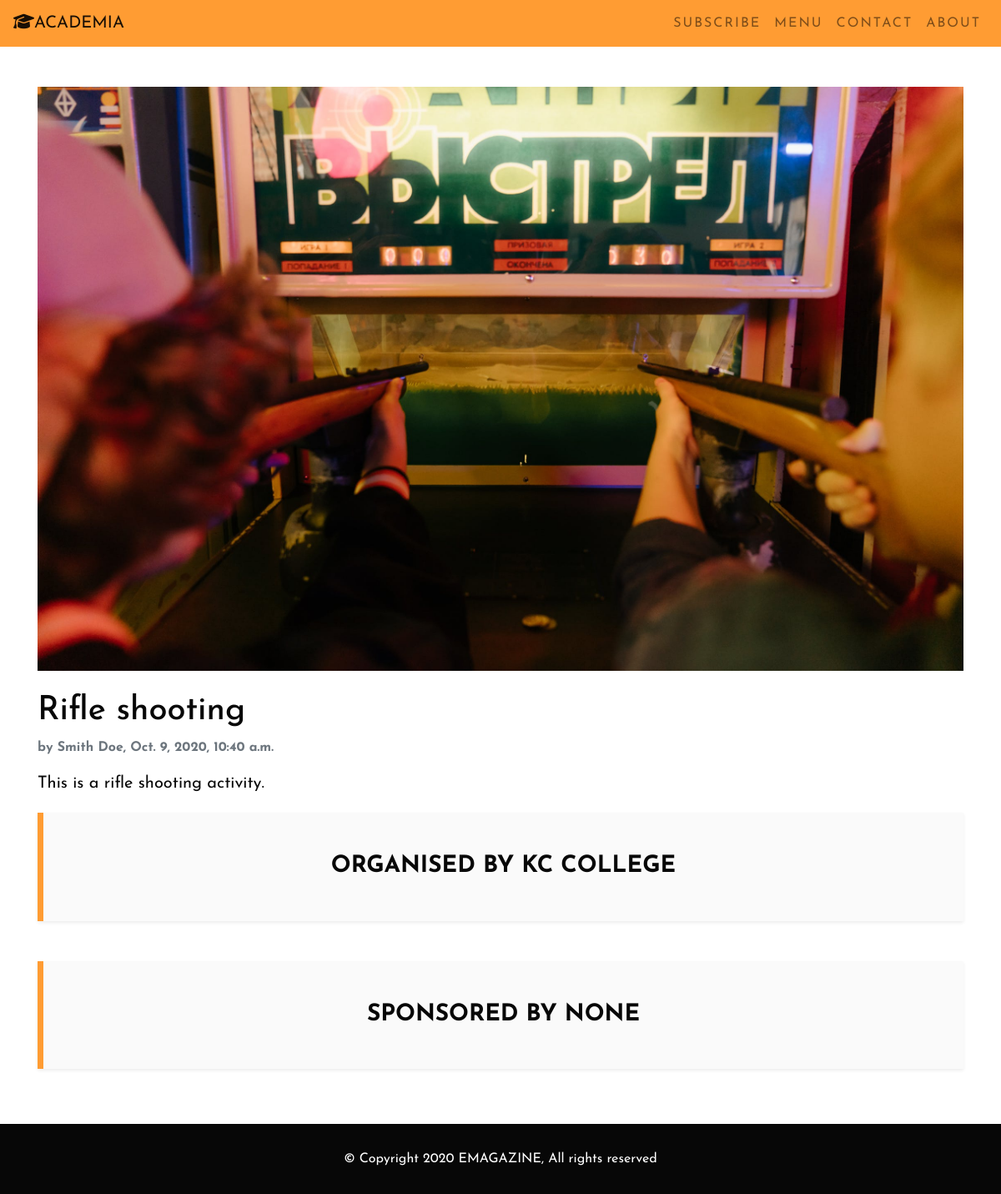
The page /events/3 on the database its author committed.
### EMAG_APP/models.py (models this page shows, shortened)
class Event(models.Model):
    user_id = models.ForeignKey(
        to=User, on_delete=models.CASCADE, null=True, related_name='events')
    event_title = models.CharField(
        max_length=755, null=False, blank=False, unique=True)
    event_category = models.CharField(
        null=False, blank=False, max_length=400, choices=EVENT_CHOICES)
    event_tags = models.CharField(max_length=400, null=True, blank=True)
    organised_by = models.CharField(max_length=1000, null=True, blank=True)
    sponsored_by = models.CharField(max_length=1000, null=True, blank=True)
    event_data = models.FileField(null=True, blank=True)
    event_banner = models.ImageField(null=True, blank=True)
    event_description = models.TextField(null=False, blank=False)
    event_date = models.DateField(null=False, blank=False)
    uploaded_at = models.DateTimeField(default=timezone.now)

class User(AbstractBaseUser, PermissionsMixin):
    email = models.EmailField(_('email address'), unique=True)
    full_name = models.CharField(max_length=255, null=True, blank=True)
    dept_name = models.CharField(max_length=255, null=True, blank=True)
    phone_no = models.CharField(max_length=10, null=True, blank=True)
    is_staff = models.BooleanField(default=False)
    is_active = models.BooleanField(default=True)
    date_joined = models.DateTimeField(default=timezone.now)
    USERNAME_FIELD = 'email'
    REQUIRED_FIELDS = []
    objects = CustomUserManager()

### EMAG_APP/views.py (the view)
# urls.py: path('events/<int:pk>', displayevent_view),
def displayevent_view(request, pk):
    try:
        event = Event.objects.get(pk=pk)
        return render(request, "event/displayevent.html", {"event": event})
    except Event.DoesNotExist:
        return render(request, "home.html")
    return None

### EMAG_APP/templates/event/displayevent.html (shortened to what this page needs)
{% extends 'base.html' %}{% load static %}
{% block body %}
<div class="devent-info-wrapper my-5">
    <div class="container w-100">
        <div class="row" style="overflow-x: hidden">
            <div class="col-lg-12">
                <div class="banner">
                <img class="img-fluid w-100" src="{{ event.event_banner.url }}" alt="" style="height: 700px"/>
                </div>
                <br />
            </div>
        </div>
    </div>
            <div class="container">
             <div class="title">
                <h1>{{ event.event_title }}</h1>
            </div>
            <div class="date-uploaded">
                <p class="font-weight-bold text-muted">
                    by {{ event.user_id.full_name }}, {{ event.uploaded_at }}
                </p>
            </div>
            <div class="content">{{ event.event_description | safe }}</div>
            <div class="organised-by mb-5 shadow-sm" data-aos="zoom-in" data-aos-duration="1000">
                <h3 class="font-weight-bold mt-lg-2">
                    Organised by {{ event.organised_by }}
                </h3>
            </div>
            <div class="sponsored-by mb-5 shadow-sm" data-aos="zoom-in" data-aos-duration="1000">
                <h3 class="font-weight-bold mt-lg-2">
                    Sponsored by {{ event.sponsored_by }}
                </h3>
            </div>
            </div>
</div>
</div>
{% endblock %}

### EMAG_APP/static/css/style.css (style rules this page uses)
body { font-family: "Josefin Sans", sans-serif; -webkit-background-size: cover; -moz-background-size: cover; background-size: cover; -o-background-size: cover; background-color: #fff; color: #070707; margin-bottom: 150px; }
* { margin: 0; padding: 0; list-style: none; text-decoration: none; }
.content { font-size: 20px; }
.organised-by, .sponsored-by { background-color: #fafafa; margin-top: 20px; padding: 40px; border-left: 7px #ff9c33 solid; text-transform: uppercase; text-align: center; }
.title { letter-spacing: 0px; }
.content { size: 4px; }

### rows shown on the page
Event: event_banner (picture), event_title "Rifle shooting", user_id.full_name "Smith Doe", uploaded_at "Oct. 9, 2020, 10:40 a.m.", event_description "This is a rifle shooting activity.", organised_by "KC COLLEGE", sponsored_by "NONE"
